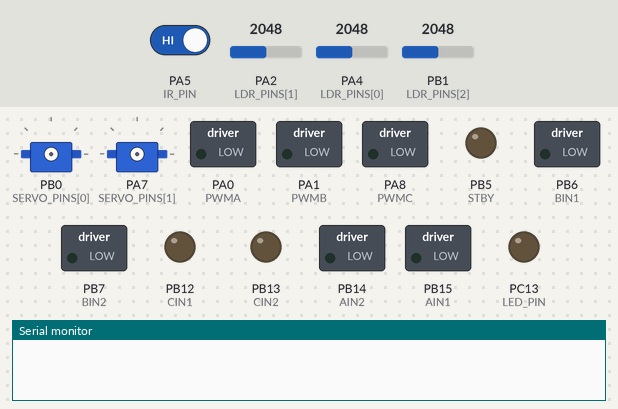
Simulated run of this sketch. Board: STM32 Blue Pill. Shown: 2 × servo, switched loads named in the sketch (green lamp = pin HIGH), output pins drawn as LEDs (lit = HIGH), the last lines printed to the serial monitor. Dashed ring = blinking. The inputs (shaded band) are chosen by the test bench; at power-on: PA2 (LDR_PINS[1]) = 2048, PA4 (LDR_PINS[0]) = 2048, PB1 (LDR_PINS[2]) = 2048, PA5 (IR_PIN) HIGH.

Above: at 0.0 s.
At 2.75 s:
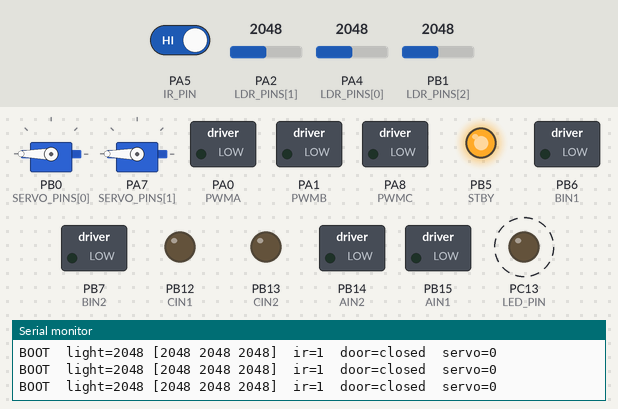
2.8 s: PA2 (LDR_PINS[1]) set to 54
At 4.3 s:
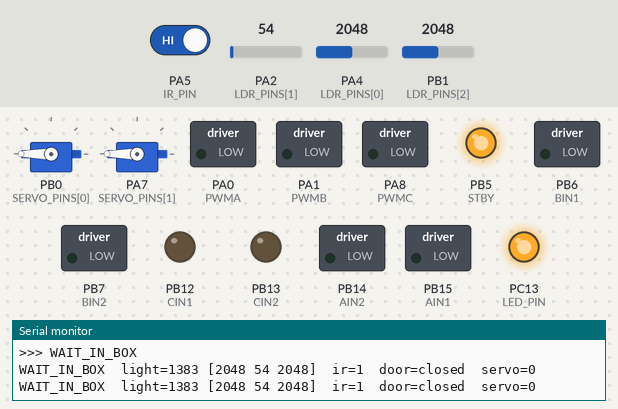
5.8 s: PA2 (LDR_PINS[1]) set to 47
8.8 s: PA4 (LDR_PINS[0]) set to 904
11.8 s: PA4 (LDR_PINS[0]) set to 784
14.8 s: PB1 (LDR_PINS[2]) set to 54
17.8 s: PB1 (LDR_PINS[2]) set to 46
Timing chart, 0 to 21.8 s (numbered marks = the images above; inputs shaded):
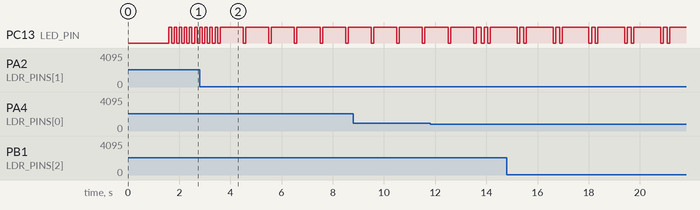

Measured:
- by itself, PC13 (LED_PIN): repeats every 1.4 s: HIGH 0.15 s, LOW 0.10 s, HIGH 1.1 s, LOW 0.10 s

The sketch:

SpaceApps.ino
```cpp
// SpaceApps
// STM32F103C8T6 "Blue Pill" + 2x TB6612FNG + 3 DC motors, 3 LDR light sensors, IR door sensor, 2 servos.
// Pins: pinout.md / config.h. Motor C is set up but not used by the mission yet.
//
// Mission:
//   BOOT -> STOW_SERVO -> WAIT_IN_BOX -> WAIT_DOOR_OPEN -> DOOR_SETTLE -> DRIVE_OUT
//        -> STABILIZE -> PARK_SERVO -> UNFURL -> UNFURLED (final: stays unfurled, never refurls)
// In-box check uses L1 (rear) + L2 (side) only (front sensor L3 ignored); the door itself is the IR sensor.
//
// Servo rule: at power-up the panel is assumed FURLED (both servos at 180).
// The mission ends unfurled, so before the next run furl it by hand:
// type 'f' in the Serial Monitor (-> FURL -> FURLED), or press 'x' in HardwareTest.
// 'u' in FURLED unfurls again.
//
// Pins, thresholds and timings: config.h
// Motor control: motors.h    Sensors: sensors.h    Servo: panel_servo.h

#include <Servo.h>
#include "config.h"
#include "motors.h"
#include "sensors.h"
#include "panel_servo.h"

enum State {
  BOOT,
  STOW_SERVO,
  WAIT_IN_BOX,
  WAIT_DOOR_OPEN,
  DOOR_SETTLE,
  DRIVE_OUT,
  STABILIZE,
  PARK_SERVO,
  UNFURL,
  UNFURLED,
  FURL,
  FURLED
};

const char* STATE_NAMES[] = {
  "BOOT", "STOW_SERVO", "WAIT_IN_BOX", "WAIT_DOOR_OPEN", "DOOR_SETTLE",
  "DRIVE_OUT", "STABILIZE", "PARK_SERVO", "UNFURL", "UNFURLED", "FURL", "FURLED"
};

// ---------------- Status LED patterns (onboard LED, PC13) ----------------
// Each state repeats: `pulses` blinks of `onMs` on / `offMs` off, then `gapMs` dark.
// pulses = 0 means solid on. Order must match enum State.
struct LedPattern { int pulses; unsigned int onMs, offMs, gapMs; };
const LedPattern LED_PATTERNS[] = {
  {1, 100, 100,   0},  // BOOT            fast blink (logging outside light)
  {1,  50,  50,   0},  // STOW_SERVO      flicker (servos moving)
  {1, 100, 900,   0},  // WAIT_IN_BOX     1 short blink per second
  {2, 100, 150, 900},  // WAIT_DOOR_OPEN  double blink
  {1, 250, 250,   0},  // DOOR_SETTLE     medium blink (5 s countdown)
  {0,   0,   0,   0},  // DRIVE_OUT       solid on
  {3, 100, 150, 900},  // STABILIZE       triple blink
  {1,  50,  50,   0},  // PARK_SERVO      flicker (servos moving)
  {1,  50,  50,   0},  // UNFURL          flicker (servos moving)
  {1,  50,1950,   0},  // UNFURLED        short heartbeat every 2 s (mission done)
  {1,  50,  50,   0},  // FURL            flicker (servos moving, manual 'f')
  {1,1000,1000,   0},  // FURLED          slow 1 s on / 1 s off (safe to power off)
};
static_assert(sizeof(LED_PATTERNS) / sizeof(LED_PATTERNS[0]) == FURLED + 1,
              "LED_PATTERNS needs one entry per State");

// Serial command for the panel: 'f' = furl, 'u' = unfurl, 0 = none (manual only).
char readPanelCommand() {
  while (Serial.available()) {
    char c = Serial.read();
    if (c == 'f' || c == 'u') return c;
  }
  return 0;
}

State state = BOOT;
unsigned long stateStart = 0;   // millis() when the current state began
unsigned long condSince  = 0;   // millis() when the current condition became true (0 = not true)
unsigned long lastLog    = 0;

// Light readings logged during the mission
int lightOutside   = 0;
int lightInside    = 0;
bool doorOpened    = false;   // latched once the door is seen opening: IR ignored after that

// BOOT averaging
unsigned long bootSum   = 0;
unsigned long bootCount = 0;
unsigned long lastSample = 0;

void enterState(State s) {
  state = s;
  stateStart = millis();
  condSince = 0;
  Serial.print("\n>>> ");
  Serial.println(STATE_NAMES[s]);
}

// Drive the status LED from the current state's pattern (non-blocking).
void ledUpdate() {
  const LedPattern& p = LED_PATTERNS[state];
  bool on;
  if (p.pulses == 0) {
    on = true;  // solid
  } else {
    unsigned long period = p.onMs + p.offMs;
    unsigned long cycle  = p.pulses * period + p.gapMs;
    unsigned long t = (millis() - stateStart) % cycle;
    on = (t < p.pulses * period) && (t % period < p.onMs);
  }
  digitalWrite(LED_PIN, on ? LED_ON_LEVEL : !LED_ON_LEVEL);
}

// True once `cond` has been true continuously for `ms`.
bool heldFor(bool cond, unsigned long ms) {
  if (!cond) { condSince = 0; return false; }
  unsigned long now = millis();
  if (condSince == 0) condSince = now ? now : 1;
  return now - condSince >= ms;
}

unsigned long inState() { return millis() - stateStart; }

void logSensors() {
  if (millis() - lastLog < LOG_EVERY_MS) return;
  lastLog = millis();
  Serial.print(STATE_NAMES[state]);
  Serial.print("  light=");  Serial.print(readLight());
  Serial.print(" [");
  for (int i = 0; i < NUM_LDR; i++) {
    if (i) Serial.print(' ');
    int v = readLightSensor(i);
    Serial.print(v);
    if (!ldrValid(v)) Serial.print('!');  // ! = invalid reading (< LDR_MIN_VALID), ignored
  }
  Serial.print(']');
  Serial.print("  ir=");     Serial.print(readIr());
  Serial.print("  door=");
  if (doorOpened) Serial.print("open (IR ignored)");
  else            Serial.print(doorClosed() ? "closed" : "open");
  Serial.print("  servo=");  Serial.println(servoAngle);
}

void setup() {
  Serial.begin(115200);
  delay(1500);  // give the Serial Monitor time to connect
#if defined(ARDUINO_ARCH_STM32F1)
  // Same as HardwareTest: free PA15/PB3/PB4 from JTAG (keeps SWD for ST-Link).
  afio_cfg_debug_ports(AFIO_DEBUG_SW_ONLY);
#endif
  pinMode(LED_PIN, OUTPUT);
  digitalWrite(LED_PIN, !LED_ON_LEVEL);  // off
  motorsInit();
  sensorsInit();
  servoInit();  // assumes the servo is at SERVO_PARK_ANGLE (where the last run left it)
  Serial.println("SpaceApps starting");
  enterState(BOOT);
}

void runMission() {
  switch (state) {

    case BOOT:
      // Average the outside light (rover boots outside the box). Front sensor ignored.
      if (millis() - lastSample >= 10) {
        lastSample = millis();
        bootSum += readBoxLight();
        bootCount++;
      }
      if (inState() >= LIGHT_SAMPLE_MS) {
        lightOutside = bootSum / bootCount;
        Serial.print("Logged light OUTSIDE = "); Serial.println(lightOutside);
        if (!ldrValid(lightOutside))
          Serial.println("WARNING: no valid light sensor at boot - the in-box check can't pass. Check the wiring.");
        servoMoveTo(SERVO_STOW_ANGLE);
        enterState(STOW_SERVO);
      }
      break;

    case STOW_SERVO:
      // Fold the servo to 0 before going in the box.
      if (servoAtTarget()) {
        Serial.print("Servo stowed at "); Serial.print(SERVO_STOW_ANGLE);
        Serial.println(" - put the rover in the box");
        enterState(WAIT_IN_BOX);
      }
      break;

    case WAIT_IN_BOX: {
      // Know we're in the box: door close to the IR sensor AND dark compared to outside
      // (L1 rear + L2 side only - the front sensor L3 is ignored).
      bool dark = readBoxLight() < lightOutside * IN_BOX_FRACTION;
      if (heldFor(doorClosed() && dark, STABLE_MS)) {
        lightInside = readBoxLight();
        Serial.print("Logged light INSIDE = ");  Serial.println(lightInside);
        enterState(WAIT_DOOR_OPEN);
      }
      break;
    }

    case WAIT_DOOR_OPEN:
      // Door opening: IR no longer sees the door within ~2 cm.
      // From here on the IR sensor is ignored: it is close to the ground and could
      // read "close" during movement. Nothing after this state looks at it.
      if (heldFor(!doorClosed(), DOOR_DEBOUNCE_MS)) {
        doorOpened = true;
        Serial.println("Door opened - IR sensor ignored from now on");
        enterState(DOOR_SETTLE);
      }
      break;

    case DOOR_SETTLE:
      // Internal timer: let the door finish opening.
      if (inState() >= DOOR_SETTLE_MS) {
        driveForward(DRIVE_SPEED);
        enterState(DRIVE_OUT);
      }
      break;

    case DRIVE_OUT:
      // Full speed for a fixed time, then stop.
      driveForward(DRIVE_SPEED);
      if (inState() >= DRIVE_TIME_MS) {
        brakeAll();
        Serial.println("Out of the box");
        enterState(STABILIZE);
      }
      break;

    case STABILIZE:
      // Stand still before unfurling.
      brakeAll();
      if (inState() >= STABLE_WAIT_MS) {
        stopMotors();
        servoMoveTo(SERVO_PARK_ANGLE);
        enterState(PARK_SERVO);
      }
      break;

    case PARK_SERVO:
      // Always leave the servo at SERVO_PARK_ANGLE at the end, so the next power-up can assume it.
      if (servoAtTarget()) {
        Serial.print("Servo parked at "); Serial.println(SERVO_PARK_ANGLE);
        servoMoveTo(SERVO_UNFURL_ANGLE);
        enterState(UNFURL);
      }
      break;

    case UNFURL:
      // Both servos slowly 180 -> 0 (open).
      if (servoAtTarget()) {
        Serial.println("UNFURLED - mission complete, the panel stays open.");
        Serial.println("Before the next run, type 'f' to furl (the next power-up assumes furled).");
        enterState(UNFURLED);
      }
      break;

    case UNFURLED:
      // Final state: stays unfurled, never refurls on its own. 'f' = manual furl for packing up.
      if (readPanelCommand() == 'f') {
        Serial.println("Manual furl");
        servoMoveTo(SERVO_FURL_ANGLE);
        enterState(FURL);
      }
      break;

    case FURL:
      // Manual furl only: both servos slowly back to 180 (closed).
      if (servoAtTarget()) {
        Serial.println("FURLED (servos at 180) - safe to power off. 'u' = unfurl again");
        enterState(FURLED);
      }
      break;

    case FURLED:
      if (readPanelCommand() == 'u') {
        Serial.println("Manual unfurl");
        servoMoveTo(SERVO_UNFURL_ANGLE);
        enterState(UNFURL);
      }
      break;
  }

  servoUpdate();  // step the servos towards their target
  ledUpdate();    // blink the status LED for the current state

  logSensors();
}

void loop() {
  runMission();
}
```

motors.h
```cpp
// motors.h - TB6612FNG motor control: motors A + B (driver #1, drive wheels), motor C (driver #2).
// Works on both the official STMicroelectronics core (ARDUINO_ARCH_STM32)
// and the Roger Clark core (ARDUINO_ARCH_STM32F1).
#pragma once
#include "config.h"

// Write a 0..255 duty cycle to a PWM pin.
inline void writeSpeed(int pin, int duty) {
#if defined(ARDUINO_ARCH_STM32F1)
  pwmWrite(pin, duty * 257);  // Roger Clark core: 16-bit duty
#else
  analogWrite(pin, duty);
#endif
}

// speed: -255 (full reverse) .. 0 (coast) .. 255 (full forward)
inline void setMotor(int pwmPin, int in1, int in2, int speed) {
  speed = constrain(speed, -255, 255);
  if (speed > 0) {
    digitalWrite(in1, HIGH); digitalWrite(in2, LOW);
  } else if (speed < 0) {
    digitalWrite(in1, LOW);  digitalWrite(in2, HIGH);
  } else {
    digitalWrite(in1, LOW);  digitalWrite(in2, LOW);  // coast
  }
  writeSpeed(pwmPin, abs(speed));
}

inline void motorA(int speed) { setMotor(PWMA, AIN1, AIN2, speed); }
inline void motorB(int speed) { setMotor(PWMB, BIN1, BIN2, speed); }
inline void motorC(int speed) { setMotor(PWMC, CIN1, CIN2, speed); }

inline void driveForward(int speed) { motorA(speed); motorB(speed); }   // drive wheels A + B
inline void stopMotors()            { motorA(0); motorB(0); motorC(0); } // coast all

inline void brakeAll() {
  digitalWrite(AIN1, HIGH); digitalWrite(AIN2, HIGH); writeSpeed(PWMA, 0);
  digitalWrite(BIN1, HIGH); digitalWrite(BIN2, HIGH); writeSpeed(PWMB, 0);
  digitalWrite(CIN1, HIGH); digitalWrite(CIN2, HIGH); writeSpeed(PWMC, 0);
}

inline void motorsInit() {
  int pins[] = {AIN1, AIN2, BIN1, BIN2, CIN1, CIN2, STBY};
  for (int p : pins) pinMode(p, OUTPUT);

#if defined(ARDUINO_ARCH_STM32F1)
  pinMode(PWMA, PWM);  // Roger Clark core: OUTPUT would disconnect the timer
  pinMode(PWMB, PWM);
  pinMode(PWMC, PWM);
#else
  pinMode(PWMA, OUTPUT);
  pinMode(PWMB, OUTPUT);
  pinMode(PWMC, OUTPUT);
#endif

#if defined(ARDUINO_ARCH_STM32)
  analogWriteFrequency(20000);  // 20 kHz: no audible whine
#endif

  stopMotors();
  digitalWrite(STBY, HIGH);  // wake both drivers
}
```

panel_servo.h
```cpp
// panel_servo.h - slow, non-blocking servo moves. Both servos move together.
// (Not named servo.h: on macOS that would clash with the library's <Servo.h>.)
//
// Call servoUpdate() every loop(); it steps 1 degree every SERVO_STEP_MS
// towards the target set with servoMoveTo().
#pragma once
#include <Servo.h>
#include "config.h"

Servo panelServos[NUM_SERVOS];
int servoAngle  = SERVO_PARK_ANGLE;  // PANEL angle (0 = furled), assumed at power-up
int servoTarget = SERVO_PARK_ANGLE;
unsigned long servoLastStep = 0;

// Write a panel angle to every servo; mirrored servos (SERVO_REVERSED) get 180 - angle.
inline void servoWriteAll(int angle) {
  for (int i = 0; i < NUM_SERVOS; i++)
    panelServos[i].write(SERVO_REVERSED[i] ? 180 - angle : angle);
}

inline void servoInit() {
  // The panel is assumed to already be at SERVO_PARK_ANGLE (furled - the program
  // always ends there), so writing that angle doesn't make the servos jump.
  for (int i = 0; i < NUM_SERVOS; i++) panelServos[i].attach(SERVO_PINS[i]);
  servoWriteAll(servoAngle);
}

inline void servoMoveTo(int angle) {
  servoTarget = constrain(angle, 0, 180);
}

inline bool servoAtTarget() { return servoAngle == servoTarget; }

inline void servoUpdate() {
  if (servoAtTarget()) return;
  if (millis() - servoLastStep < SERVO_STEP_MS) return;
  servoLastStep = millis();
  servoAngle += (servoTarget > servoAngle) ? 1 : -1;
  servoWriteAll(servoAngle);
}
```

sensors.h
```cpp
// sensors.h - 3 LDR light sensors and TCRT5000 IR door sensor.
#pragma once
#include "config.h"

inline void sensorsInit() {
#if defined(ARDUINO_ARCH_STM32)
  analogReadResolution(12);  // official core defaults to 10-bit; use 0..4095 like Roger's core
#endif
  for (int i = 0; i < NUM_LDR; i++) pinMode(LDR_PINS[i], INPUT_ANALOG);
  pinMode(IR_PIN, INPUT_PULLUP);
}

// One light sensor (0 = L1 .. 2 = L3), 0 (dark) .. 4095 (bright), averaged over 16 samples.
inline int readLightSensor(int i) {
  long sum = 0;
  for (int k = 0; k < 16; k++) sum += analogRead(LDR_PINS[i]);
  return sum / 16;
}

// A reading below LDR_MIN_VALID is probably a loose wire / short / broken sensor.
inline bool ldrValid(int v) { return v >= LDR_MIN_VALID; }

// Average of all VALID sensors (logging only). 0 if none are valid.
inline int readLight() {
  long sum = 0; int n = 0;
  for (int i = 0; i < NUM_LDR; i++) {
    int v = readLightSensor(i);
    if (ldrValid(v)) { sum += v; n++; }
  }
  return n ? sum / n : 0;
}

// Light for the in-box check: average of the VALID sensors except the front one (FRONT_LDR).
// If none of those are valid, falls back to the front sensor; 0 if nothing is valid.
inline int readBoxLight() {
  long sum = 0; int n = 0;
  for (int i = 0; i < NUM_LDR; i++) {
    if (i == FRONT_LDR) continue;
    int v = readLightSensor(i);
    if (ldrValid(v)) { sum += v; n++; }
  }
  if (n) return sum / n;
  int f = readLightSensor(FRONT_LDR);
  return ldrValid(f) ? f : 0;
}

// TCRT5000 output: IR_CLOSE_LEVEL = something close.
inline int readIr() { return digitalRead(IR_PIN); }

// True when the (closed) door is in front of the sensor.
inline bool doorClosed() { return readIr() == IR_CLOSE_LEVEL; }
```

Source omitted: config.h (4759 bytes)
